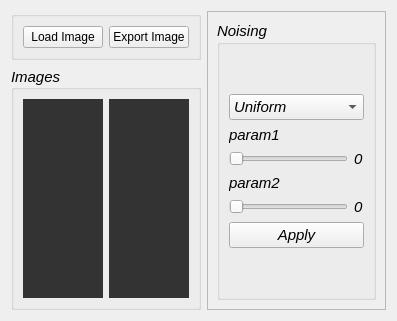
      <widget class="QWidget" name="Noise_tab">
       <attribute name="title">
        <string>Noising</string>
       </attribute>
       <layout class="QHBoxLayout" name="horizontalLayout_2">
        <item>
         <layout class="QGridLayout" name="gridLayout_5">
          <item row="0" column="0">
           <widget class="QGroupBox" name="groupBox_3">
            <property name="title">
             <string/>
            </property>
            <layout class="QGridLayout" name="gridLayout_2">
             <item row="0" column="0">
              <layout class="QHBoxLayout" name="horizontalLayout_13">
               <item>
                <widget class="QPushButton" name="noise_load_image_btn">
                 <property name="text">
                  <string>Load Image</string>
                 </property>
                </widget>
               </item>
               <item>
                <widget class="QPushButton" name="noise_export_image_btn">
                 <property name="text">
                  <string>Export Image</string>
                 </property>
                </widget>
               </item>
              </layout>
             </item>
            </layout>
           </widget>
          </item>
          <item row="1" column="0">
           <widget class="QGroupBox" name="groupBox">
            <property name="sizePolicy">
             <sizepolicy hsizetype="Preferred" vsizetype="MinimumExpanding">
              <horstretch>0</horstretch>
              <verstretch>0</verstretch>
             </sizepolicy>
            </property>
            <property name="font">
             <font>
              <pointsize>11</pointsize>
              <italic>true</italic>
              <bold>false</bold>
             </font>
            </property>
            <property name="contextMenuPolicy">
             <enum>Qt::PreventContextMenu</enum>
            </property>
            <property name="title">
             <string>Images</string>
            </property>
            <property name="alignment">
             <set>Qt::AlignLeading|Qt::AlignLeft|Qt::AlignVCenter</set>
            </property>
            <layout class="QGridLayout" name="gridLayout">
             <item row="0" column="0">
              <layout class="QHBoxLayout" name="horizontalLayout_15">
               <property name="sizeConstraint">
                <enum>QLayout::SetMinimumSize</enum>
               </property>
               <item>
                <widget class="PlotWidget" name="noise_loaded_image" native="true">
                 <property name="styleSheet">
                  <string notr="true">background-color: #333;</string>
                 </property>
                </widget>
               </item>
               <item>
                <widget class="PlotWidget" name="noise_result_image" native="true">
                 <property name="styleSheet">
                  <string notr="true">background-color: #333;</string>
                 </property>
                </widget>
               </item>
              </layout>
             </item>
            </layout>
           </widget>
          </item>
         </layout>
        </item>
        <item>
         <widget class="QFrame" name="frame">
          <property name="sizePolicy">
           <sizepolicy hsizetype="Expanding" vsizetype="Preferred">
            <horstretch>0</horstretch>
            <verstretch>0</verstretch>
           </sizepolicy>
          </property>
          <property name="maximumSize">
           <size>
            <width>300</width>
            <height>16777215</height>
           </size>
          </property>
          <property name="frameShape">
           <enum>QFrame::StyledPanel</enum>
          </property>
          <property name="frameShadow">
           <enum>QFrame::Raised</enum>
          </property>
          <layout class="QVBoxLayout" name="verticalLayout_7">
           <item>
            <widget class="QGroupBox" name="groupBox_2">
             <property name="font">
              <font>
               <pointsize>11</pointsize>
               <italic>true</italic>
               <bold>false</bold>
              </font>
             </property>
             <property name="title">
              <string>Noising</string>
             </property>
             <layout class="QVBoxLayout" name="verticalLayout_3">
              <item>
               <spacer name="verticalSpacer">
                <property name="orientation">
                 <enum>Qt::Vertical</enum>
                </property>
                <property name="sizeHint" stdset="0">
                 <size>
                  <width>20</width>
                  <height>40</height>
                 </size>
                </property>
               </spacer>
              </item>
              <item>
               <widget class="QComboBox" name="noise_type_combo">
                <item>
                 <property name="text">
                  <string>Uniform</string>
                 </property>
                </item>
                <item>
                 <property name="text">
                  <string>Gaussian</string>
                 </property>
                </item>
                <item>
                 <property name="text">
                  <string>Salt and Pepper</string>
                 </property>
                </item>
               </widget>
              </item>
              <item>
               <layout class="QVBoxLayout" name="verticalLayout">
                <item>
                 <widget class="QLabel" name="noise_param1_label">
                  <property name="text">
                   <string>param1</string>
                  </property>
                 </widget>
                </item>
                <item>
                 <layout class="QHBoxLayout" name="horizontalLayout_23">
                  <item>
                   <widget class="QSlider" name="noise_param1_slider">
                    <property name="orientation">
                     <enum>Qt::Horizontal</enum>
                    </property>
                   </widget>
                  </item>
                  <item>
                   <widget class="QLabel" name="noise_param_value_label_1">
                    <property name="sizePolicy">
                     <sizepolicy hsizetype="Fixed" vsizetype="Preferred">
                      <horstretch>0</horstretch>
                      <verstretch>0</verstretch>
                     </sizepolicy>
                    </property>
                    <property name="text">
                     <string>0</string>
                    </property>
                   </widget>
                  </item>
                 </layout>
                </item>
               </layout>
              </item>
              <item>
               <layout class="QVBoxLayout" name="verticalLayout_2">
                <item>
                 <widget class="QLabel" name="noise_param2_label">
                  <property name="text">
                   <string>param2</string>
                  </property>
                 </widget>
                </item>
                <item>
                 <layout class="QHBoxLayout" name="horizontalLayout_24">
                  <item>
                   <widget class="QSlider" name="noise_param2_slider">
                    <property name="orientation">
                     <enum>Qt::Horizontal</enum>
                    </property>
                   </widget>
                  </item>
                  <item>
                   <widget class="QLabel" name="noise_param_value_label_2">
                    <property name="sizePolicy">
                     <sizepolicy hsizetype="Fixed" vsizetype="Preferred">
                      <horstretch>0</horstretch>
                      <verstretch>0</verstretch>
                     </sizepolicy>
                    </property>
                    <property name="text">
                     <string>0</string>
                    </property>
                   </widget>
                  </item>
                 </layout>
                </item>
               </layout>
              </item>
              <item>
               <widget class="QPushButton" name="noise_apply_btn">
                <property name="text">
                 <string>Apply</string>
                </property>
               </widget>
              </item>
              <item>
               <spacer name="verticalSpacer_2">
                <property name="orientation">
                 <enum>Qt::Vertical</enum>
                </property>
                <property name="sizeHint" stdset="0">
                 <size>
                  <width>20</width>
                  <height>40</height>
                 </size>
                </property>
               </spacer>
              </item>
             </layout>
            </widget>
           </item>
          </layout>
         </widget>
        </item>
       </layout>
      </widget>
